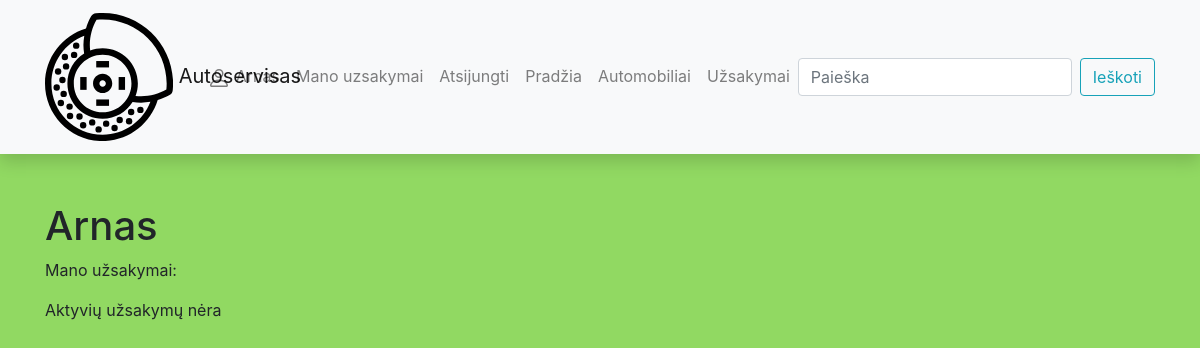
/autoservisas/manouzsakymai/ (signed in), run on an earlier commit of the app's database.
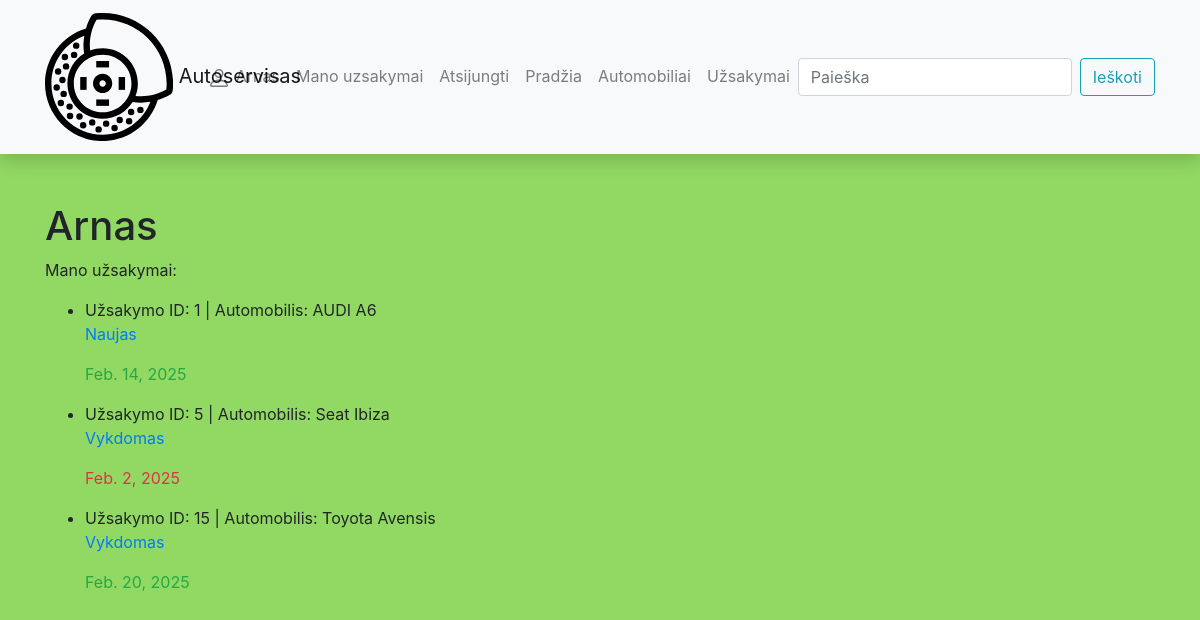
And on a later commit of the database.
### autoservisas/models.py (models this page shows, shortened)
class Uzsakymas(models.Model):
    sukurimo_data = models.DateTimeField('Sukurimo data', default=datetime.now, null=True, blank=True)
    automobilis = models.ForeignKey(Automobilis, on_delete=models.CASCADE)
    imoketa_suma = models.IntegerField('Įmokėta suma')
    uzsakovas = models.ForeignKey(User, on_delete=models.SET_NULL, null=True, blank=True)
    grazinimo_terminas = models.DateField('Gražinimo terminas', null=True, blank=True)
    NEW = 0
    IN_PROGRESS = 1
    COMPLETED = 2
    CANCELLED = 3
    STATUS_CHOICES = [
        (NEW, 'Naujas'),
        (IN_PROGRESS, 'Vykdomas'),
        (COMPLETED, 'Įvykdytas'),
        (CANCELLED, 'Atšauktas'),
    ]
    statusas = models.IntegerField('Statusas',
                                 choices=STATUS_CHOICES,
                                 default=NEW,
                                 blank=True,
                                 help_text='Užsakymo statusas')
    @property
    def grazinimo_terminas_praejo(self):
        if self.grazinimo_terminas and self.grazinimo_terminas < date.today():
            return True
        else:
            return False
    class Meta:
        verbose_name = 'Uzsakymas'
        verbose_name_plural = 'Uzsakymai'

class Automobilis(models.Model):
    klientas = models.ForeignKey(Klientas, on_delete=models.CASCADE)
    modelis = models.ForeignKey(Modelis, on_delete=models.CASCADE)
    metai = models.IntegerField('Pagaminimo metai')
    aprasymas = HTMLField(null=True, blank=True)
    valst_nr = models.CharField('Valstybinis numeris',max_length=20)
    foto = models.ImageField('Foto', upload_to='foto', null=True, blank=True)
    class Meta:
        verbose_name = 'Automobilis'
        verbose_name_plural = 'Automobiliai'

class Modelis(models.Model):
    marke = models.ForeignKey(Marke, on_delete=models.CASCADE)
    modelis = models.CharField('Modelis', max_length=100)
    class Meta:
        verbose_name = 'Modelis'
        verbose_name_plural = 'Modeliai'
    def __str__(self):
        return f"{self.marke} {self.modelis}"

class Marke(models.Model):
    marke = models.CharField('Markė',max_length=100)
    def __str__(self):
        return f"{self.marke}"

### autoservisas/views.py (the view)
# urls.py: path('manouzsakymai/', views.OrdersByUserListView.as_view(), name='mano_uzsakymai'),
class OrdersByUserListView(LoginRequiredMixin, generic.ListView):
    model = Uzsakymas
    context_object_name = 'uzsakymu_list'
    template_name = 'mano_uzsakymai.html'
    def get_queryset(self):
        return Uzsakymas.objects.filter(uzsakovas=self.request.user)

### autoservisas/templates/mano_uzsakymai.html
{% extends 'base.html' %}
{% block content %}
<h1>{{ user }}</h1>
<p>Mano užsakymai:</p>
{% if uzsakymu_list %}
<ul>
    {% for uzsakymas in uzsakymu_list %}
        <li>
            Užsakymo ID: {{ uzsakymas.id }} | Automobilis: {{ uzsakymas.automobilis.modelis }}
            <p><a href="{% url 'uzsakymas-detail' uzsakymas.id %}">{{ uzsakymas.get_statusas_display}}</a></p>
           <p class="{% if uzsakymas.grazinimo_terminas_praejo %} text-danger">
           {% else %} text-success">
          {% endif %} {{ uzsakymas.grazinimo_terminas }} {{ uzsakymas.get_status_display }}</p>
        </li>
    {% endfor %}
</ul>
{% else %}
<p>Aktyvių užsakymų nėra</p>
{% endif %}
{% endblock %}

What changed in the data, as far as the page shows it:
now on this page (row edited): Uzsakymas: id "1", automobilis.modelis "AUDI A6", statusas "Naujas", grazinimo_terminas "Feb. 14, 2025"
now on this page (row edited): Uzsakymas: id "5", automobilis.modelis "Seat Ibiza", statusas "Vykdomas", grazinimo_terminas "Feb. 2, 2025"
now on this page (row edited): Uzsakymas: id "15", automobilis.modelis "Toyota Avensis", statusas "Vykdomas", grazinimo_terminas "Feb. 20, 2025"
Also different on the page:
text no longer shown: "Aktyvių užsakymų nėra"
